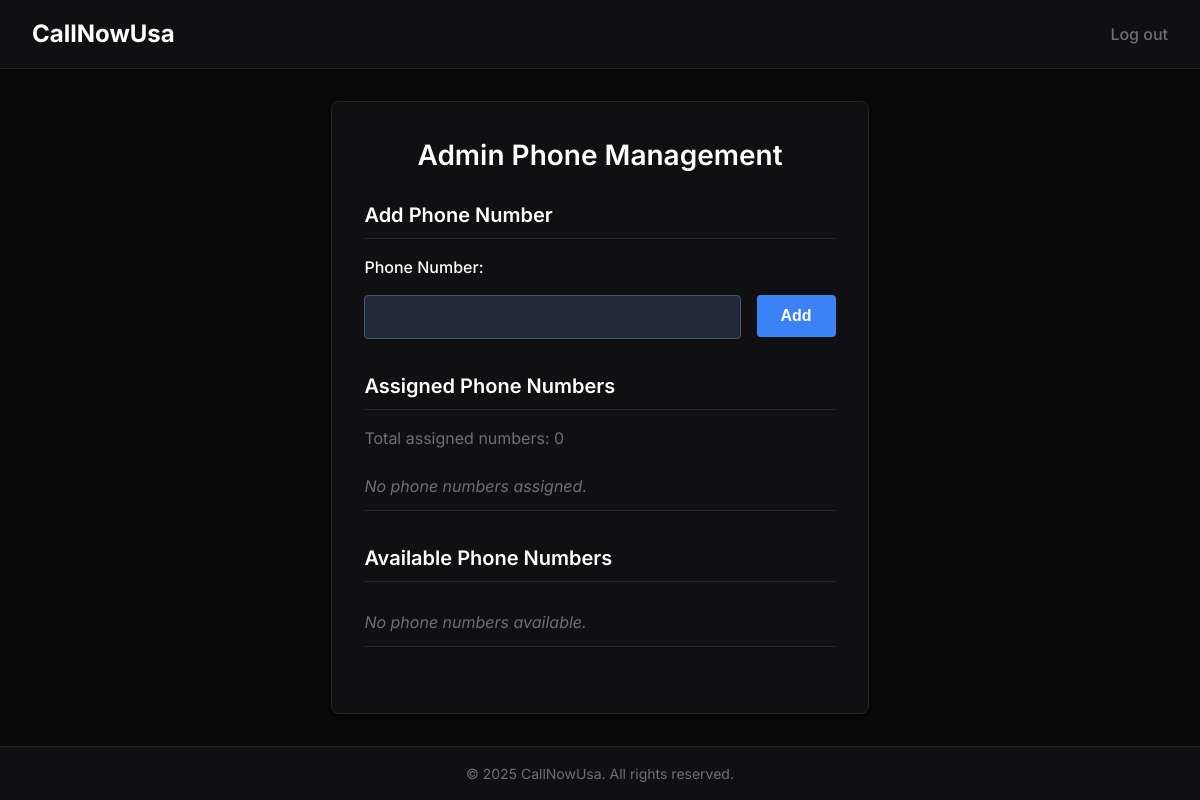
Page /admin (signed in) on the earlier database version.
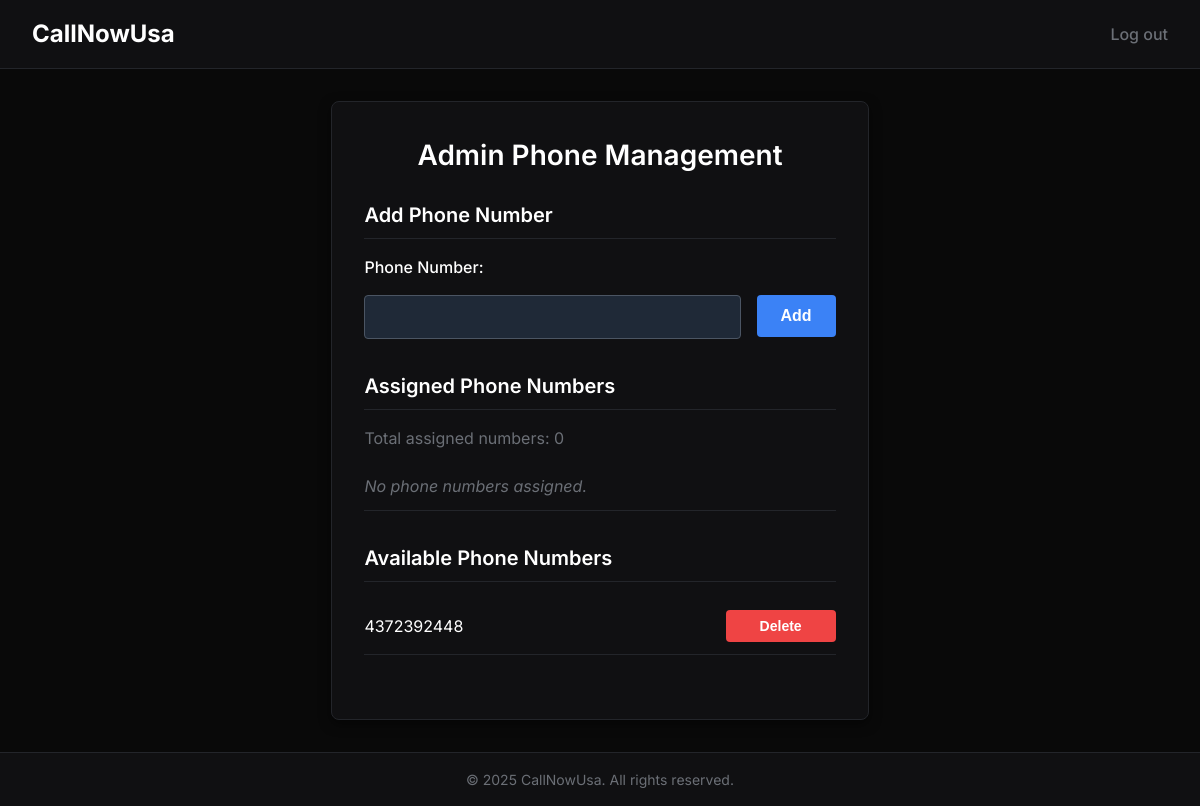
Same page on the later database version.
### app.py (models this page shows)
class PhoneNumber(db.Model):
    id = db.Column(db.Integer, primary_key=True)
    number = db.Column(db.String(20), unique=True, nullable=False)

### app.py (the view, shortened to what this page needs)
@app.route('/admin', methods=['GET', 'POST'])
@login_required
def admin_panel():
    if not current_user.is_authenticated or not current_user.is_admin:
        return render_template('error.html', message="Unauthorized Access"), 401
    phone_numbers = PhoneNumber.query.all()
    assigned_numbers = []
    unassigned_numbers = []
    for number in phone_numbers:
        user = User.query.filter_by(phone_number_id=number.id).first()
        if user:
            assigned_numbers.append({'number': number, 'user_email': user.email})
        else:
            unassigned_numbers.append(number)
    return render_template('admin_dashboard.html',
                         assigned_numbers=assigned_numbers,
                         unassigned_numbers=unassigned_numbers)

### app.py (called while the page is built)
@login_manager.user_loader
def load_user(user_id):
    return db.session.get(User, int(user_id))

### templates/admin_dashboard.html (shortened to what this page needs)
<!DOCTYPE html>
<html lang="en">
<head>
</head>
<body>
  <nav class="navbar">
    <div class="brand-wrapper">
      <a class="brand" href="{{ url_for('dashboard') }}">CallNowUsa</a>
    </div>
    <div class="nav-links">
      <a href="{{ url_for('logout') }}">Log out</a>
    </div>
  </nav>
  <main class="container">
    <h1 class="form-title">Admin Phone Management</h1>
    <section class="section">
      <h2>Add Phone Number</h2>
      <form method="POST" action="{{ url_for('admin_panel') }}" class="form" novalidate>
        <label for="number" class="form-label">Phone Number:</label>
        <input type="text" name="number" id="number" class="form-input" required />
        <button type="submit" class="btn btn-primary">Add</button>
      </form>
    </section>
    <section class="section">
      <h2>Assigned Phone Numbers</h2>
      <p style="color: var(--content-color); margin-bottom: 0.75rem;">Total assigned numbers: {{ assigned_numbers|length }}</p>
      <ul class="number-list">
        {% if assigned_numbers %}
          {% for item in assigned_numbers %}
            <li class="number-item">
              <span>{{ item.number.number }} (Assigned to: {{ item.user_email }})</span>
              <form method="POST" action="{{ url_for('admin_panel') }}" class="inline-form" onsubmit="return confirm('Are you sure you want to unassign this number?')">
                <input type="hidden" name="action" value="unassign" />
                <input type="hidden" name="number_id" value="{{ item.number.id }}" />
                <button type="submit" class="btn-action btn-action-warning">Unassign</button>
              </form>
            </li>
          {% endfor %}
        {% else %}
          <li class="number-item empty">No phone numbers assigned.</li>
        {% endif %}
      </ul>
    </section>
    <section class="section">
      <h2>Available Phone Numbers</h2>
      <ul class="number-list">
        {% if unassigned_numbers %}
          {% for number in unassigned_numbers %}
            <li class="number-item">
              <span>{{ number.number }}</span>
              <form method="POST" action="{{ url_for('admin_panel') }}" class="inline-form" onsubmit="return confirm('Are you sure you want to delete this number?')">
                <button type="submit" class="btn-action btn-action-danger">Delete</button>
              </form>
            </li>
          {% endfor %}
        {% else %}
          <li class="number-item empty">No phone numbers available.</li>
        {% endif %}
      </ul>
    </section>
  </main>
  <footer>
    © 2025 CallNowUsa. All rights reserved.
  </footer>
</body>
</html>

### templates/admin_dashboard.html (style rules this page uses)
* { margin: 0; padding: 0; box-sizing: border-box; }
:root { --bg-color: #090909; --bg-base-color: #101012; --bg-border-color: #23252a; --content-color: #6b6f76; --content-highlight-color: #ffffff; --btn-primary-bg: #3b82f6; --btn-primary-hover-bg: #2563eb; --btn-danger-bg: #ef4444 !important; --btn-danger-hover-bg: #dc2626; --btn-warning-bg: #ffc107; --btn-warning-hover-bg: #d39e00; --input-bg: #1f2937; --input-border: #4b5563; --input-focus-border: #3b82f6; }
body { background-color: var(--bg-color); color: var(--content-highlight-color); font-family: 'Inter', sans-serif; font-size: 1rem; line-height: 1.5; min-height: 100vh; display: flex; flex-direction: column; }
nav.navbar { background-color: var(--bg-base-color); padding: 1rem 2rem; display: flex; justify-content: space-between; align-items: center; border-bottom: 1px solid var(--bg-border-color); }
.brand-wrapper .brand { color: var(--content-highlight-color); font-size: 1.5rem; font-weight: 700; text-decoration: none; }
.nav-links a { color: var(--content-color); text-decoration: none; font-size: 1rem; font-weight: 500; }
main.container { flex: 1; max-width: 800px; margin: 2rem auto; padding: 2rem; background-color: var(--bg-base-color); border: 1px solid var(--bg-border-color); border-radius: 8px; box-shadow: 0 4px 12px rgba(0,0,0,0.5); }
.form-title { font-size: 1.75rem; font-weight: 600; color: var(--content-highlight-color); margin-bottom: 1.5rem; text-align: center; }
.section { margin-bottom: 2rem; }
.section h2 { font-size: 1.25rem; font-weight: 600; margin-bottom: 1rem; color: var(--content-highlight-color); border-bottom: 1px solid var(--bg-border-color); padding-bottom: 0.5rem; }
form.form { display: flex; flex-wrap: wrap; gap: 1rem; align-items: flex-start; }
label.form-label { flex-basis: 100%; font-size: 1rem; font-weight: 500; color: var(--content-highlight-color); }
input.form-input { flex-grow: 1; flex-basis: 0; min-width: 0; padding: 0.75rem 1rem; border: 1px solid var(--input-border); border-radius: 4px; background-color: var(--input-bg); color: var(--content-highlight-color); font-size: 1rem; transition: border-color 0.2s ease; }
button.btn { flex-shrink: 0; padding: 0.75rem 1.5rem; font-size: 1rem; font-weight: 600; border: none; border-radius: 4px; cursor: pointer; transition: background-color 0.2s ease; }
button.btn-primary { background-color: var(--btn-primary-bg); color: #fff; }
.btn-action { display: inline-block; width: 110px; padding: 8px 0; font-size: 14px; font-weight: 600; text-align: center; border: none; border-radius: 4px; cursor: pointer; box-sizing: border-box; margin-left: 0.5rem; transition: background-color 0.3s ease; user-select: none; }
.btn-action-danger { background-color: var(--btn-danger-bg) !important; color: white; }
ul.number-list { list-style: none; padding-left: 0; color: var(--content-highlight-color); }
li.number-item { display: flex; justify-content: space-between; align-items: center; padding: 0.75rem 0; border-bottom: 1px solid var(--bg-border-color); font-size: 1rem; }
li.number-item.empty { font-style: italic; color: var(--content-color); }
form.inline-form { margin: 0; display: flex; align-items: center; }
footer { background-color: var(--bg-base-color); border-top: 1px solid var(--bg-border-color); color: var(--content-color); text-align: center; padding: 1rem 0; font-size: 0.875rem; margin-top: auto; user-select: none; }

Differences in the rows shown:
added PhoneNumber: number "4372392448"
Other differences:
text no longer shown: "No phone numbers available."
